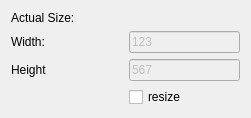
       <widget class="QWidget" name="layoutWidget_11">
        <property name="geometry">
         <rect>
          <x>30</x>
          <y>650</y>
          <width>251</width>
          <height>110</height>
         </rect>
        </property>
        <property name="sizePolicy">
         <sizepolicy hsizetype="MinimumExpanding" vsizetype="MinimumExpanding">
          <horstretch>0</horstretch>
          <verstretch>0</verstretch>
         </sizepolicy>
        </property>
        <layout class="QGridLayout" name="gridLayout_6">
         <item row="0" column="0" colspan="2">
          <widget class="QLabel" name="label_22">
           <property name="sizePolicy">
            <sizepolicy hsizetype="MinimumExpanding" vsizetype="MinimumExpanding">
             <horstretch>0</horstretch>
             <verstretch>0</verstretch>
            </sizepolicy>
           </property>
           <property name="text">
            <string>Actual Size:</string>
           </property>
          </widget>
         </item>
         <item row="2" column="0">
          <widget class="QLabel" name="label_24">
           <property name="sizePolicy">
            <sizepolicy hsizetype="MinimumExpanding" vsizetype="MinimumExpanding">
             <horstretch>0</horstretch>
             <verstretch>0</verstretch>
            </sizepolicy>
           </property>
           <property name="text">
            <string>Width:</string>
           </property>
          </widget>
         </item>
         <item row="3" column="0">
          <widget class="QLabel" name="label_25">
           <property name="sizePolicy">
            <sizepolicy hsizetype="MinimumExpanding" vsizetype="MinimumExpanding">
             <horstretch>0</horstretch>
             <verstretch>0</verstretch>
            </sizepolicy>
           </property>
           <property name="text">
            <string>Height</string>
           </property>
          </widget>
         </item>
         <item row="4" column="1">
          <widget class="QCheckBox" name="resize_Checkbox">
           <property name="sizePolicy">
            <sizepolicy hsizetype="MinimumExpanding" vsizetype="MinimumExpanding">
             <horstretch>0</horstretch>
             <verstretch>0</verstretch>
            </sizepolicy>
           </property>
           <property name="text">
            <string>resize</string>
           </property>
           <property name="checked">
            <bool>false</bool>
           </property>
          </widget>
         </item>
         <item row="2" column="1">
          <widget class="QLineEdit" name="width_Measurement">
           <property name="enabled">
            <bool>false</bool>
           </property>
           <property name="sizePolicy">
            <sizepolicy hsizetype="MinimumExpanding" vsizetype="MinimumExpanding">
             <horstretch>0</horstretch>
             <verstretch>0</verstretch>
            </sizepolicy>
           </property>
           <property name="text">
            <string>123</string>
           </property>
          </widget>
         </item>
         <item row="3" column="1">
          <widget class="QLineEdit" name="height_Measurement">
           <property name="enabled">
            <bool>false</bool>
           </property>
           <property name="sizePolicy">
            <sizepolicy hsizetype="MinimumExpanding" vsizetype="MinimumExpanding">
             <horstretch>0</horstretch>
             <verstretch>0</verstretch>
            </sizepolicy>
           </property>
           <property name="text">
            <string>567</string>
           </property>
          </widget>
         </item>
        </layout>
       </widget>
